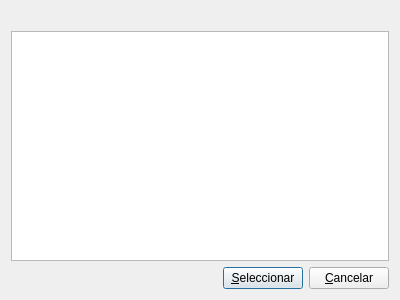
<?xml version="1.0" encoding="UTF-8"?>
<ui version="4.0">
 <class>BlTemplateSelectorBase</class>
 <widget class="QDialog" name="BlTemplateSelectorBase">
  <property name="geometry">
   <rect>
    <x>0</x>
    <y>0</y>
    <width>400</width>
    <height>300</height>
   </rect>
  </property>
  <property name="windowTitle">
   <string>Selecciona plantilla</string>
  </property>
  <layout class="QVBoxLayout" name="verticalLayout">
   <item>
    <widget class="QLabel" name="mui_title">
     <property name="text">
      <string/>
     </property>
    </widget>
   </item>
   <item>
    <widget class="QListWidget" name="mui_templateList"/>
   </item>
   <item>
    <layout class="QHBoxLayout" name="horizontalLayout">
     <item>
      <spacer name="horizontalSpacer">
       <property name="orientation">
        <enum>Qt::Horizontal</enum>
       </property>
       <property name="sizeHint" stdset="0">
        <size>
         <width>40</width>
         <height>20</height>
        </size>
       </property>
      </spacer>
     </item>
     <item>
      <widget class="QPushButton" name="mui_select">
       <property name="text">
        <string>&amp;Seleccionar</string>
       </property>
      </widget>
     </item>
     <item>
      <widget class="QPushButton" name="mui_cancel">
       <property name="text">
        <string>&amp;Cancelar</string>
       </property>
      </widget>
     </item>
    </layout>
   </item>
  </layout>
 </widget>
 <resources/>
 <connections/>
</ui>
